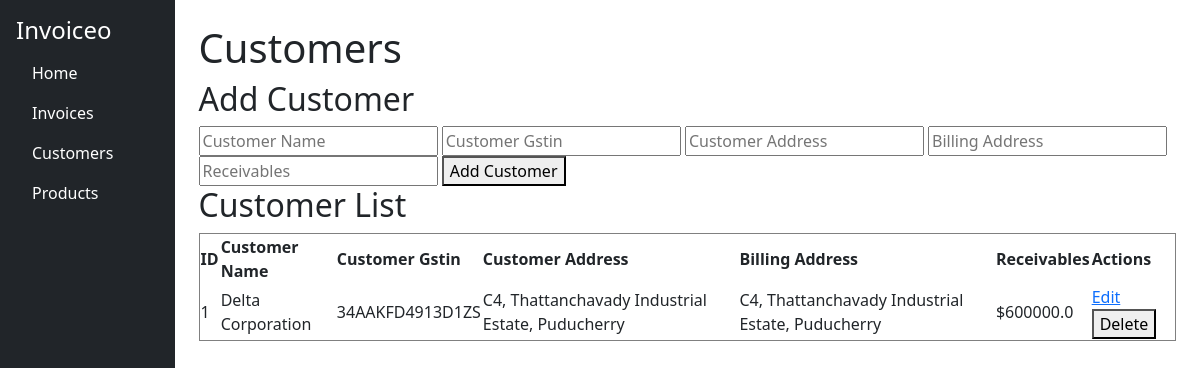
Page /customers on the committed database.
### app.py (models this page shows)
class Customer(db.Model):
    id = db.Column(db.Integer, primary_key=True)
    customer_name = db.Column(db.String(100), nullable=False)
    customer_gstin= db.Column(db.String(15),nullable=False)
    customer_address = db.Column(db.String(300), nullable=False)
    billing_address = db.Column(db.String(300), nullable=False)
    receivables = db.Column(db.Float, nullable=False, default=0.0)

### app.py (the view)
@app.route('/customers', methods=['GET'])
def customers():
    all_customers = Customer.query.all()
    return render_template('customers.html', customers=all_customers)

### templates/customers.html
{% extends 'base.html' %}
{% block content %}
<h1>Customers</h1>
<h2>Add Customer</h2>
<form action="/add_customer" method="POST">
    <input type="text" name="customer_name" placeholder="Customer Name" required>
    <input type="text" name="customer_gstin" placeholder="Customer Gstin" required>
    <input type="text" name="customer_address" placeholder="Customer Address" required>
    <input type="text" name="billing_address" placeholder="Billing Address" required>
    <input type="number" name="receivables" placeholder="Receivables" required>
    <button type="submit">Add Customer</button>
</form>
<h2>Customer List</h2>
<table border="1">
    <tr>
        <th>ID</th>
        <th>Customer Name</th>
        <th>Customer Gstin</th>
        <th>Customer Address</th>
        <th>Billing Address</th>
        <th>Receivables</th>
        <th>Actions</th>
    </tr>
    {% for customer in customers %}
    <tr>
        <td>{{ customer.id }}</td>
        <td>{{ customer.customer_name }}</td>
        <td>{{ customer.customer_gstin }}</td>
        <td>{{ customer.customer_address }}</td>
        <td>{{ customer.billing_address }}</td>
        <td>${{ customer.receivables }}</td>
        <td>
            <a href="{{ url_for('edit_customer', id=customer.id) }}">Edit</a>
            <form action="{{ url_for('delete_customer', id=customer.id) }}" method="POST" style="display:inline;">
                <button type="submit" onclick="return confirm('Are you sure?')">Delete</button>
            </form>
        </td>
    </tr>
    {% endfor %}
</table>
{% endblock %}

### rows in the picture
Customer: id "1", customer_name "Delta Corporation", customer_gstin "34AAKFD4913D1ZS", customer_address "C4, Thattanchavady Industrial Estate, Puducherry", billing_address "C4, Thattanchavady Industrial Estate, Puducherry", receivables "600000.0"
